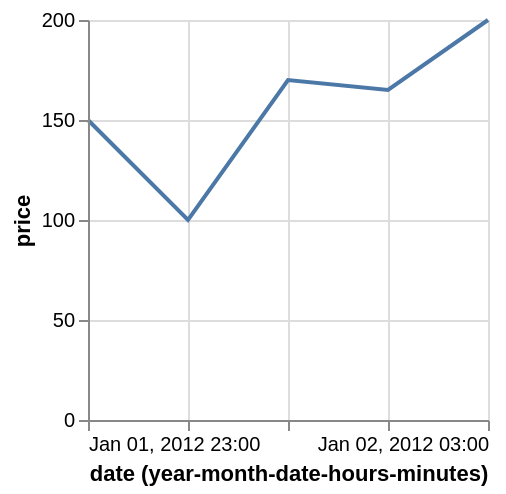

Describe this chart as a Vega-Lite specification.
### Vega specification from a JSON file in a GitHub repository (floating-point values rounded to 4 significant figures)
{"$schema": "https://vega.github.io/schema/vega/v5.json", "description": "Google's stock price over time.", "autosize": "pad", "padding": 5, "width": 200, "height": 200, "style": "cell", "data": [{"name": "source_0", "values": [{"date": "Sun, 01 Jan 2012 23:00:00", "price": 150}, {"date": "Sun, 02 Jan 2012 00:00:00", "price": 100}, {"date": "Sun, 02 Jan 2012 01:00:00", "price": 170}, {"date": "Sun, 02 Jan 2012 02:00:00", "price": 165}, {"date": "Sun, 02 Jan 2012 03:00:00", "price": 200}]}, {"name": "data_0", "source": "source_0", "transform": [{"type": "formula", "expr": "toDate(datum[\"date\"])", "as": "date"}, {"type": "formula", "expr": "toNumber(datum[\"price\"])", "as": "price"}, {"type": "formula", "as": "yearmonthdatehoursminutes_date", "expr": "datetime(year(datum[\"date\"]), month(datum[\"date\"]), date(datum[\"date\"]), hours(datum[\"date\"]), minutes(datum[\"date\"]), 0, 0)"}]}], "marks": [{"name": "marks", "type": "line", "style": ["line"], "sort": {"field": "datum[\"yearmonthdatehoursminutes_date\"]"}, "from": {"data": "data_0"}, "encode": {"update": {"stroke": {"value": "#4c78a8"}, "tooltip": {"signal": "{\"date (year-month-date-hours-minutes)\": utcFormat(datum[\"yearmonthdatehoursminutes_date\"], '%b %d, %Y %H:%M'), \"price\": format(datum[\"price\"], \"\")}"}, "x": {"scale": "x", "field": "yearmonthdatehoursminutes_date"}, "y": {"scale": "y", "field": "price"}, "defined": {"signal": "datum[\"yearmonthdatehoursminutes_date\"] !== null && !isNaN(datum[\"yearmonthdatehoursminutes_date\"]) && datum[\"price\"] !== null && !isNaN(datum[\"price\"])"}}}}], "scales": [{"name": "x", "type": "utc", "domain": {"data": "data_0", "field": "yearmonthdatehoursminutes_date"}, "range": [0, {"signal": "width"}]}, {"name": "y", "type": "linear", "domain": {"data": "data_0", "field": "price"}, "range": [{"signal": "height"}, 0], "nice": true, "zero": true}], "axes": [{"scale": "x", "orient": "bottom", "grid": false, "title": "date (year-month-date-hours-minutes)", "labelFlush": true, "labelOverlap": true, "tickCount": {"signal": "ceil(width/40)"}, "encode": {"labels": {"update": {"text": {"signal": "utcFormat(datum.value, '%b %d, %Y %H:%M')"}}}}, "zindex": 1}, {"scale": "x", "orient": "bottom", "gridScale": "y", "grid": true, "tickCount": {"signal": "ceil(width/40)"}, "domain": false, "labels": false, "maxExtent": 0, "minExtent": 0, "ticks": false, "zindex": 0}, {"scale": "y", "orient": "left", "grid": false, "title": "price", "labelOverlap": true, "tickCount": {"signal": "ceil(height/40)"}, "zindex": 1}, {"scale": "y", "orient": "left", "gridScale": "x", "grid": true, "tickCount": {"signal": "ceil(height/40)"}, "domain": false, "labels": false, "maxExtent": 0, "minExtent": 0, "ticks": false, "zindex": 0}]}
